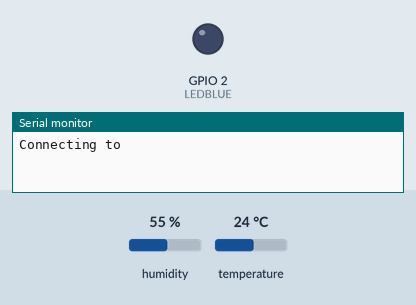
Recording of a sketch running on a simulated ESP8266 (NodeMCU). Shown: output pins drawn as LEDs (lit = HIGH), the last lines printed to the serial monitor. Inputs (shaded band) come from the test bench; at power-on: humidity 55 %, temperature 24 °C. WiFi joins after 1.5 s; servers stay silent unless stated; no MQTT or app messages arrive unless stated; not simulated (calls return 0 or success): Adafruit_credentials.h; names the files do not define were given values by the test bench: SERVERPORT = 80.

Above: at 0.2 s.
At 1.7 s:
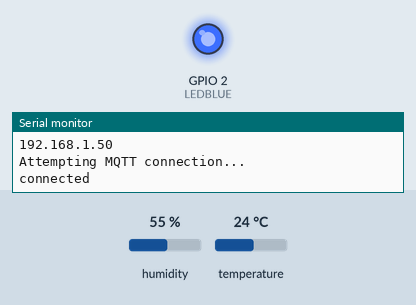
Timing chart, 0 to 3.2 s (numbered marks = the images above):
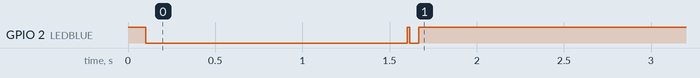

Measured:
- by itself, GPIO 2 (LEDBLUE): HIGH → LOW at 0.10 s, → HIGH 1.5 s later, → LOW 0.01 s later, → HIGH 0.05 s later

The sketch:

MERATemp.ino
```cpp
#include <ESP8266WiFi.h>
#include <PubSubClient.h>
#include <Adafruit_credentials.h>
#include <DHT.h>

#define USERNAME          "Trojan52/"
#define PREAMBLE          "feeds/"
#define T_TEMP            "zal.tiempieratura"
#define T_HUMID           "zal.vlazhnost"
#define LEDBLUE 2
#define DHT11_PIN 4
#define DHTTYPE DHT11

WiFiClient WiFiClient;

PubSubClient client(WiFiClient);

double last_temp = 0.0;
double last_humid = 0.0;

DHT dht(DHT11_PIN, DHTTYPE);
void setup() {

  pinMode(LEDBLUE, OUTPUT);
  digitalWrite(LEDBLUE, HIGH);
  Serial.begin(9600);
  dht.begin();
  delay(100);
  Serial.println();
  Serial.println();
  Serial.print("Connecting to ");
  Serial.println(ssid);
  WiFi.begin(ssid, password);

  while (WiFi.status() != WL_CONNECTED) {
    digitalWrite(LEDBLUE, LOW);
    delay(500);
    digitalWrite(LEDBLUE, HIGH);
    Serial.print(".");
  }

  Serial.println("");
  Serial.println("WiFi connected");
  Serial.println("IP address: ");
  Serial.println(WiFi.localIP());
  WiFi.printDiag(Serial);

  client.setServer(SERVER, SERVERPORT);
  client.setCallback(callback);
}


void loop() {
  yield();

  if (!client.connected()) {
    Serial.println("Attempting MQTT connection...");
    digitalWrite(LEDBLUE, LOW);
    if (client.connect("", MQTT_USERNAME, MQTT_KEY)) {
      digitalWrite(LEDBLUE, HIGH);
      Serial.println("connected");
    } else {
      Serial.print("failed, rc=");
      Serial.print(client.state());
      Serial.println(" try again in 5 seconds");
      delay(5000);
    }
  } else {
    char buf[10];
    double cur_temp = dht.readTemperature();
    double cur_humid = dht.readHumidity();
    if(last_temp != cur_temp) {
      sprintf(buf, "%.1lf", cur_temp);
      client.publish(USERNAME PREAMBLE T_TEMP, buf);
      last_temp = cur_temp;
    }
    if(last_humid != cur_humid) {
      sprintf(buf, "%.1lf", cur_humid);
      client.publish(USERNAME PREAMBLE T_HUMID, buf);
      last_humid = cur_humid;
    }
    delay(10000);
  }

  delay(1000);
  client.loop();
}


void callback(char* topic, byte * data, unsigned int length) {

  Serial.print(topic);
  Serial.print(": ");
  for (int i = 0; i < length; i++) {
    Serial.print((char)data[i]);
  }
  Serial.println();
  if (memcmp(data, "OFF", length) == 0)  {
    digitalWrite(LEDBLUE, HIGH);
  } else if(memcmp(data, "ON", length) == 0){
    digitalWrite(LEDBLUE, LOW);
  }
}
```
